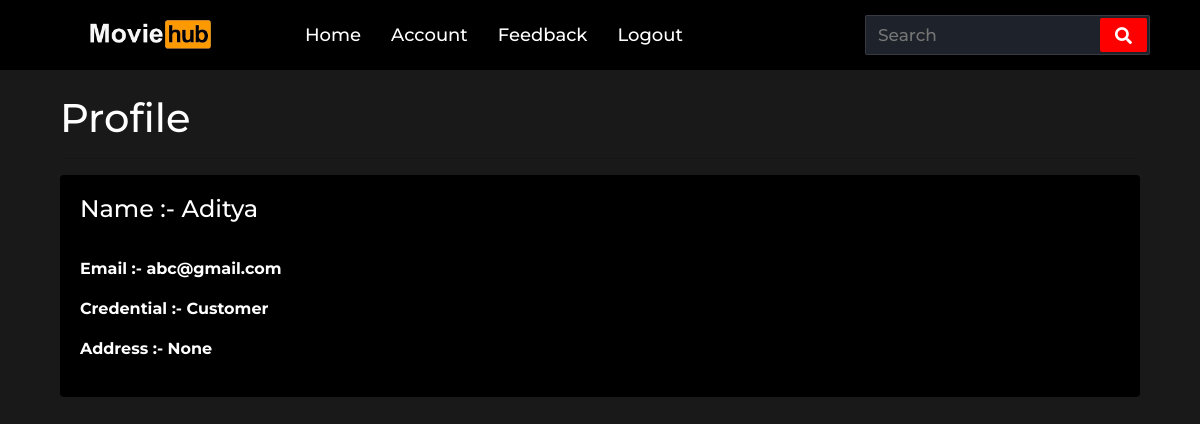
The page /manager/account (signed in) on the database its author committed.
### website/models.py (models this page shows)
class User(db.Model, UserMixin):
    id = db.Column(db.Integer, primary_key=True)
    email = db.Column(db.String(150), unique=True)
    password = db.Column(db.String(150))
    first_name = db.Column(db.String(150))
    address = db.Column(db.String(150))
    cred = db.Column(db.Integer)
    movie_rent = db.relationship('Movie',secondary=user_rent, backref='user_who_rented')
    movie_buy = db.relationship('Movie',secondary=user_buy, backref='user_who_buy')
    movie_cart = db.relationship('Movie', secondary=user_cart, backref='user_who_cart')

### website/views.py (the view)
@views.route('/manager/account', methods=['GET', 'POST'])
def profile_manager():
    return render_template("profile_manager.html", user=current_user)

### website/__init__.py (called while the page is built)
def create_app():
    app = Flask(__name__)
    app.config['SECRET_KEY'] = 'hjshjhdjah kjshkjdhjs'
    app.config['SQLALCHEMY_DATABASE_URI'] = f'sqlite:///{DB_NAME}'
    db.init_app(app)
    from .views import views
    from .auth import auth
    app.register_blueprint(views, url_prefix='/')
    app.register_blueprint(auth, url_prefix='/')
    from .models import User, Note, Movie
    create_database(app)
    login_manager = LoginManager()
    login_manager.login_view = 'auth.login'
    login_manager.init_app(app)
    @login_manager.user_loader
    def load_user(id):
        return User.query.get(id)
    return app

### website/templates/profile_manager.html
{% extends "base.html" %} {% block title %}Profile{% endblock %}
{% block css %}
<link rel="stylesheet" href="{{ url_for('static', filename='css/accordion.css')}}">
<link rel="stylesheet" href="{{ url_for('static', filename='css/profile.css')}}">
{% endblock %}
{% block auth %}
<div class="nav-items">
    <li><a href="/manager">Home</a></li>
    <li><a href="/manager/account">Account</a></li>
    <li><a href="/user_feedback">Feedback</a></li>
    <li><a href="/logout">Logout</a></li>
</div>
{% endblock %}
{% block content %}
<div class="container">
    <div class="row">
        <div class="col">
            <br>
            <h1>Profile</h1>
            <hr>
            <div class="card">
                <div class="card-body">
                    <h4>Name :- {{ user.first_name }}</h4>
                    <hr>
                    {% if user %}
                    <p><b>Email :- {{user.email}}</b></p>
                        {% if user.cred == 1%}
                        <p><b>Credential :- Customer</b></p>
                        {% elif user.cred == 2%}
                        <p><b>Credential :- Staff</b></p>
                        {% else %}
                        <p><b>Credential :- Manager</b></p>
                        {% endif %}
                    <p><b>Address :- {{user.address}}</b></p>
                    {% else %}
                    <p>User not found</p>
                    {% endif %}
                </div>
            </div>
            </div>
            </div>
            </div>
{% endblock %}

### website/static/css/nav.css (style rules this page uses)
* { margin: 0; padding: 0; outline: none; box-sizing: border-box; font-family: 'Montserrat', sans-serif; }
body { background: #f2f2f2; }
nav .nav-items { display: flex; flex: 1; padding: 0 0 0 40px; }
nav .nav-items li { list-style: none; padding: 0 15px; }
nav .nav-items li a { color: #fff; font-size: 18px; font-weight: 500; text-decoration: none; }

### website/static/css/profile.css (style rules this page uses)
body { background-color: rgba(0,0,0,0.9); color: white; }
.card { background-color: rgba(0,0,0); color : white; border: none; }

### rows shown on the page
User: first_name "Aditya", email "abc@gmail.com", address "None"
